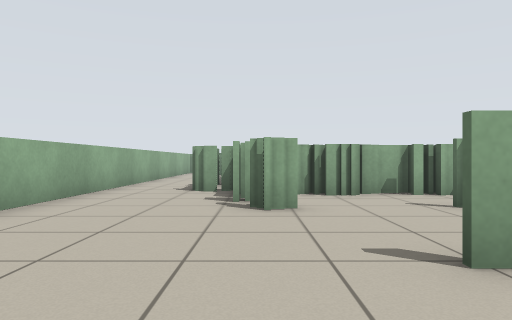
[1] (above)

21 first-person views from a walk through a robot-simulator world made for Stage. The camera is 0.69 m above the floor, looks level and sees 70° across. The lines on the ground mark 1 m squares. The floor is counted in squares, 1 m on a side. Each view is taken from the middle of a square. On the plan, view 1 faces up. The plan holds only what a view shows up to about 11 squares ahead; the rest is blank. Robots are left out.

[2]
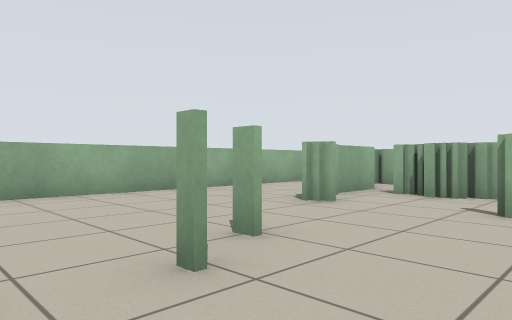

[3]
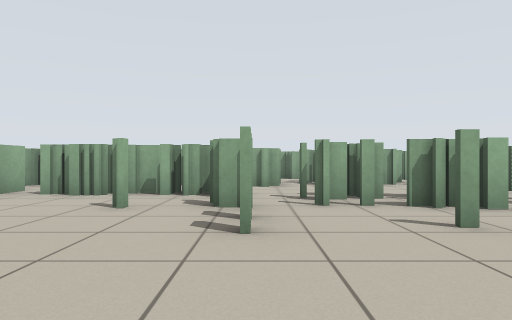

[4]
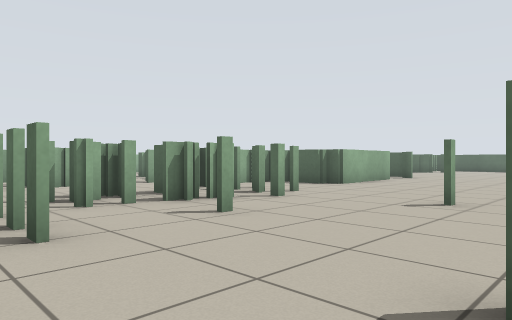

[5]
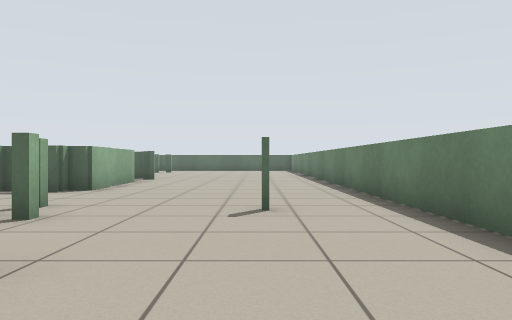

[6]
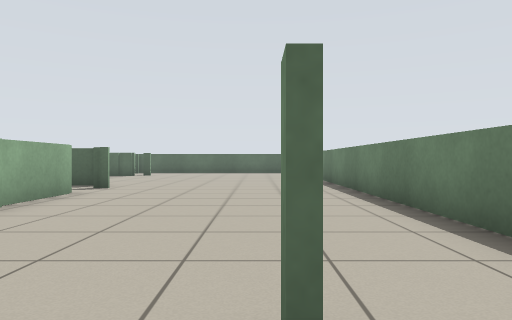

[7]
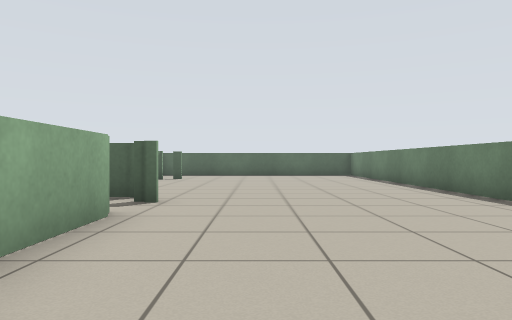

[8]
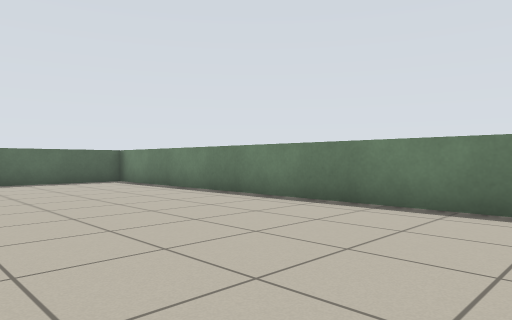

[9]
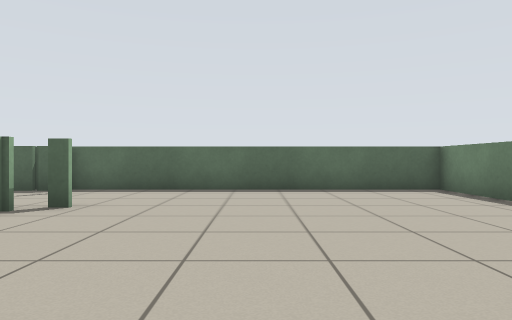

[10]
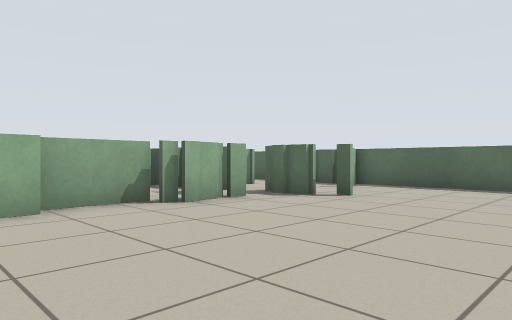

[11]
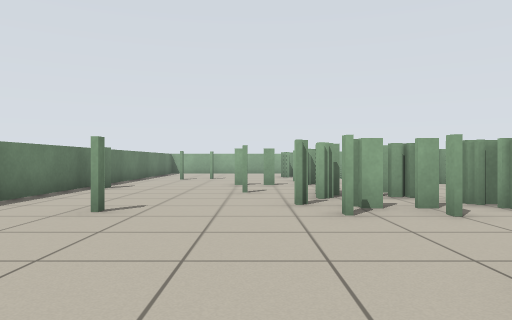

[12]
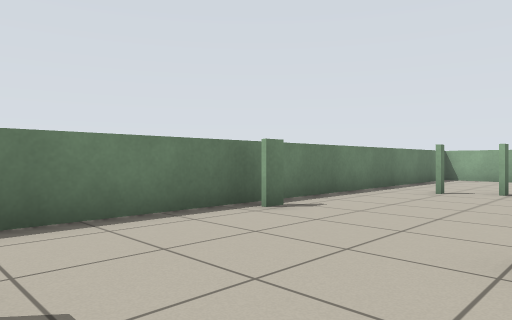

[13]
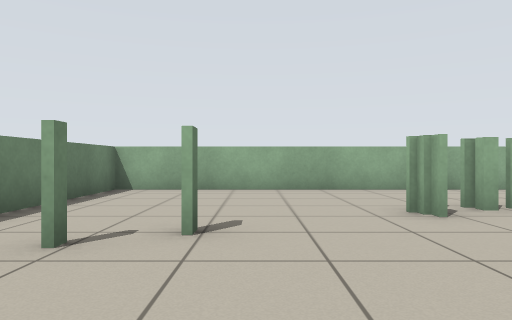

[14]
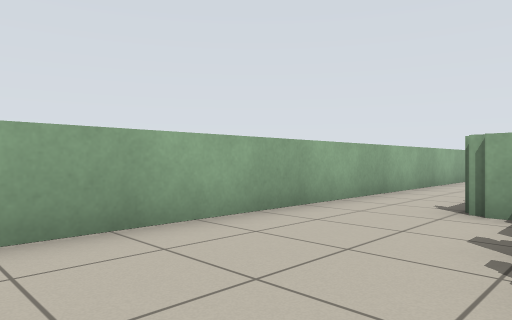

[15]
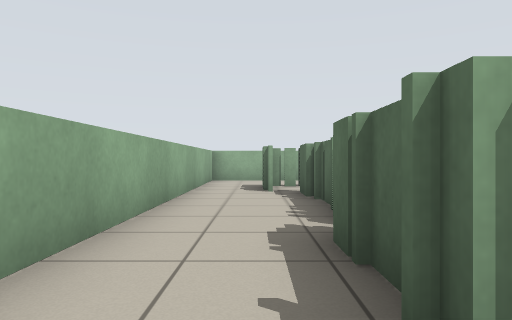

[16]
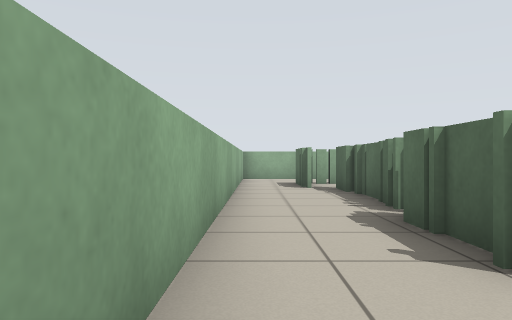

[17]
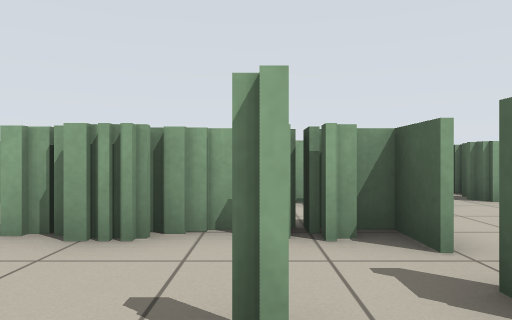

[18]
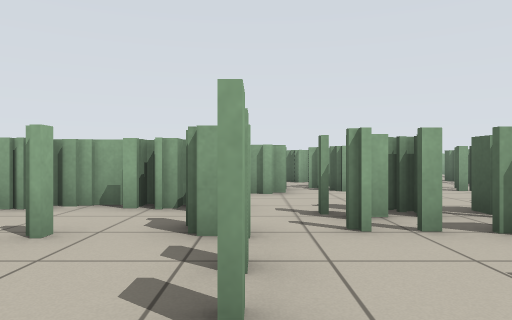

[19]
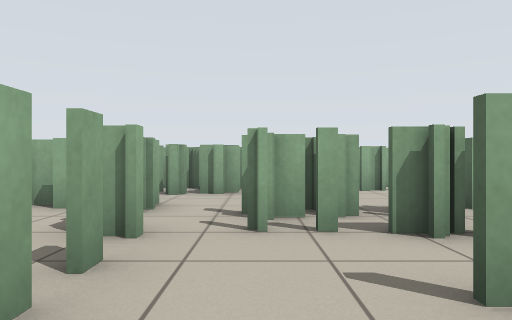

[20]
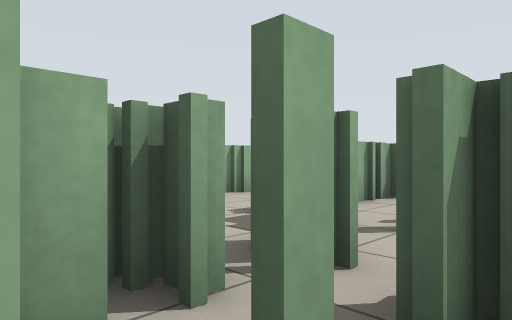

[21]
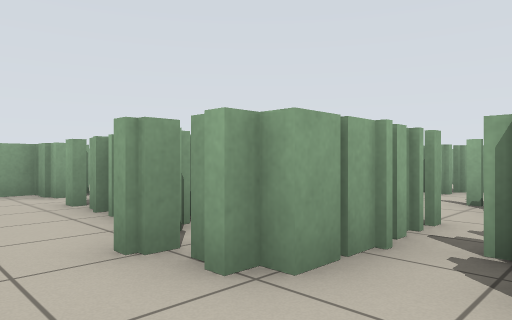

### Floor plan
Key: @ floor where view 1 was taken; # wall or solid block; x gap in a wall; . floor; T thing the floor can be seen under or through.
Columns run from 4 left of view 1 to 29 right of it. Each row starts with its distance up from view 1.
 18 #..
 17 #.##    ##
 16 #.#
 15 #.##
 14 #..#
 13 #..#            #
 12 #..#     ###    #           #
 11 #..#    ##.######           #
 10 #..#######.####.             #.
  9 #..##...x......         ###. #..##
  8 #..##x##T....TT###     ##.####..##
  7 #...#.##T.TTTT...#     #.....#...#
  6 #...x...TTTTTTT..####.##.........#
  5 #......#.x..TTT..................#
  4 #..........#.....................#
  3 #................................#
  2 #....#........#..................#
  1 #.....#..........................#
  0 #...@............................#
 -1 ##################################

Where each view was taken, in squares from view 1:
view 1: 0 up, 0 right, facing up
view 2: 0 up, 4 right, facing up-left
view 3: 0 up, 5 right, facing up
view 4: 0 up, 4 right, facing up-right
view 5: 2 up, 5 right, facing right
view 6: 2 up, 9 right, facing right
view 7: 4 up, 12 right, facing right
view 8: 5 up, 17 right, facing down-right
view 9: 4 up, 20 right, facing right
view 10: 3 up, 19 right, facing up-right
view 11: 4 up, 15 right, facing left
view 12: 4 up, 10 right, facing down-left
view 13: 3 up, 5 right, facing left
view 14: 3 up, 0 right, facing up-left
view 15: 7 up, 2 left, facing up
view 16: 6 up, 3 left, facing up
view 17: 4 up, 3 right, facing up
view 18: 2 up, 5 right, facing up
view 19: 2 up, 6 right, facing up
view 20: 5 up, 6 right, facing up-right
view 21: 8 up, 7 right, facing up-left
